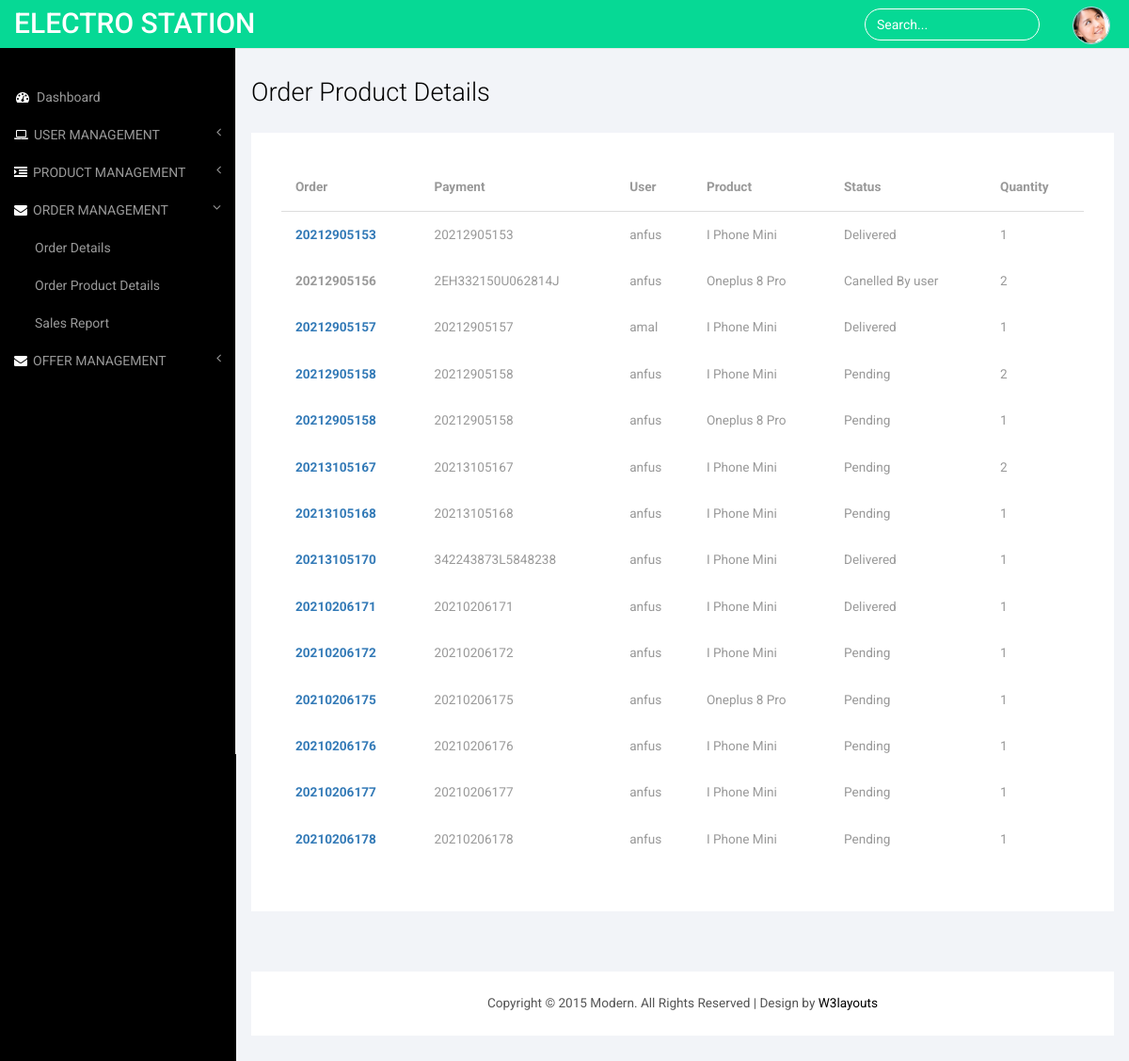
Screenshot of /orders/orderproductdetails (signed in) with the database file from the repository.
### orders/models.py (models this page shows, shortened)
class OrderProduct(models.Model):
    order=models.ForeignKey(Order,on_delete=models.CASCADE)
    payment=models.ForeignKey(Payment,on_delete=models.SET_NULL,blank=True,null=True)
    user=models.ForeignKey(UserData,on_delete=models.CASCADE)
    product=models.ForeignKey(Product,on_delete=models.CASCADE)
    variations = models.ManyToManyField(Variation, blank=True)
    quantity=models.IntegerField()
    product_price=models.FloatField()
    ordered = models.BooleanField(default=False)
    created_at=models.DateTimeField(auto_now_add=True)
    updated_at=models.DateTimeField(auto_now_add=True)
    user_cancel=models.CharField(default=False,max_length=20,null=True)
    status=models.CharField(default='Pending',null=True,max_length=20)

class Order(models.Model):
    STATUS=(
        ('New','New'),
        ('Accepted','Accepted'),
        ('Completed','Completed'),
        ('Cancelled','Cancelled'),
    )
    user= models.ForeignKey(UserData,on_delete=models.SET_NULL,null=True)
    payment=models.ForeignKey(Payment,on_delete=models.SET_NULL,blank=True,null=True)
    order_number=models.CharField(max_length=20)
    first_name=models.CharField(max_length=50)
    last_name=models.CharField(max_length=50)
    phone =models.CharField(max_length=15)
    email=models.EmailField(max_length=50)
    address_line_1=models.CharField(max_length=50)
    address_line_2=models.CharField(max_length=50,blank=True)
    country=models.CharField(max_length=50)
    state=models.CharField(max_length=50)
    city=models.CharField(max_length=50)
    order_note=models.CharField(max_length=100,blank=True)
    order_totel=models.FloatField()
    tax=models.FloatField()
    status=models.CharField(max_length=10,choices=STATUS,default='New')
    ip=models.CharField(blank=True,max_length=20)
    is_ordered=models.BooleanField(default=False)
    created_at=models.DateTimeField(auto_now_add=True)
    updated_at=models.DateTimeField(auto_now_add=True)

class Payment(models.Model):
    user=models.ForeignKey(UserData,on_delete=models.CASCADE)
    payment_id = models.CharField(max_length=100)
    payment_method=models.CharField(max_length=100)
    status=models.CharField(max_length=100)
    created_at=models.DateTimeField(auto_now_add=True)
    amount_paid = models.IntegerField(null=True)
    def __str__(self):
        return self.payment_id

### ecomapp/models.py (models this page shows, shortened)
class UserData(AbstractUser):
    email = models.EmailField(unique=True)
    phone = models.CharField(max_length=20)

class Product(models.Model):
    name=models.CharField(max_length=100,null=True)
    slug=models.SlugField(unique=True)
    category = models.ForeignKey(Category, on_delete=models.CASCADE)
    price=models.FloatField()
    description = models.TextField()
    stock = models.IntegerField()
    image1=models.ImageField(upload_to="products")
    image2=models.ImageField(upload_to="products",default='')
    image3=models.ImageField(upload_to="products",default='')
    image4=models.ImageField(upload_to="products",default='')
    offer_price=models.FloatField(null=True)
    offer_percentage= models.FloatField(null=True)
    def __str__(self):
        return self.name

### orders/views.py (the view)
# urls.py: path('orderproductdetails',views.order_product_details,name='orderproductdetails'),
def order_product_details(request):
    if request.session.has_key('is_logged'):
        orderproduct = OrderProduct.objects.all()
        return render(request,'orderproductdetails.html',{'orderproduct':orderproduct})
    else:
        return redirect('admin_login')

### ecomapp/context_processors.py (called while the page is built)
def menu_link(request):
    links = Category.objects.all()
    return dict(links=links)

def counter(request):
    cart_count=0
    if 'admin' in request.path:
        return{}
    else:
        try:
            cart= Cart.objects.filter(cart_id=_cart_id(request))
            if request.user.is_authenticated:
                cart_items=CartItem.objects.all().filter(user=request.user)
            else:
                cart_items= CartItem.objects.all().filter(cart=cart[:1])
            for cart_item in cart_items:
                cart_count += cart_item.quantity
        except Cart.DoesNotExist:
            cart_count =0
    return dict(cart_count=cart_count)

### ecomapp/views.py (called while the page is built)
def _cart_id(request):
    cart= request.session.session_key
    if not cart:
        cart=request.session.create()
    return cart

### templates/orderproductdetails.html (shortened to what this page needs)
{% load static %}
<!DOCTYPE HTML>
<html>
<head>
<link href="{% static 'css/bootstrap.min.css' %}" rel='stylesheet' type='text/css' />
<link href="{% static 'css/style.css' %}" rel='stylesheet' type='text/css' />
<link href="{% static 'css/font-awesome.css' %}" rel="stylesheet">
</head>
<body>
<div id="wrapper">
        <nav class="top1 navbar navbar-default navbar-static-top" role="navigation" style="margin-bottom: 0">
            <div class="navbar-header">
                <a class="navbar-brand" href="index.html">ELECTRO STATION</a>
            </div>
            <ul class="nav navbar-nav navbar-right">
			    <li class="dropdown">
	        		<a href="#" class="dropdown-toggle avatar" data-toggle="dropdown"><img src="{% static 'images/1.png' %}" alt=""/></a>
	      		</li>
			</ul>
      <form class="navbar-form navbar-right">
        <input type="text" class="form-control" value="Search..." onfocus="this.value = '';" onblur="if (this.value == '') {this.value = 'Search...';}">
      </form>
      <div class="navbar-default sidebar" role="navigation">
          <div class="sidebar-nav navbar-collapse">
              <ul class="nav" id="side-menu">
                  <li>
                      <a href="{% url 'admin_panel' %}"><i class="fa fa-dashboard fa-fw nav_icon"></i>Dashboard</a>
                  </li>
                  <li>
                      <a href="#"><i class="fa fa-laptop nav_icon"></i>USER MANAGEMENT<span class="fa arrow"></span></a>
                  </li>
                  <li>
                    <a href="#"><i class="fa fa-indent nav_icon"></i>PRODUCT MANAGEMENT<span class="fa arrow"></span></a>
                </li>
                  <li>
                      <a href="#"><i class="fa fa-envelope nav_icon"></i>ORDER MANAGEMENT<span class="fa arrow"></span></a>
                      <ul class="nav nav-second-level">
                        <li>
                            <a href="{% url 'orderdetails' %}">Order Details</a>
                        </li>
                        <li>
                          <a href="{% url 'orderproductdetails' %}">Order Product Details</a>
                        </li>
                        <li>
                            <a href="{% url 'salesreport' %}">Sales Report</a>
                        </li>
                      </ul>
                  </li>
                  <li>
                    <a href="#"><i class="fa fa-envelope nav_icon"></i>OFFER MANAGEMENT<span class="fa arrow"></span></a>
                </li>
              </ul>
          </div>
      </div>
  </nav>
        <div id="page-wrapper">
        <div class="col-md-12 graphs">
	   <div class="xs">
  	 <h3>Order Product Details</h3>
  	<div class="bs-example4" data-example-id="contextual-table">
        <div class="col-sm-6">
        </div>
    <table class="table">
      <thead>
        <tr>
            <th>Order</th>
            <th>Payment</th>
            <th>User</th>
            <th>Product</th>
            <th>Status</th>
            <th>Quantity</th>
        </tr>
      </thead>
      <tbody>
        {% for orders in orderproduct %}
                    <tr>
                        {% if orders.user_cancel == 'True' %}
                        <th scope="row">{{orders.order.order_number}}</th>
                        {% else %}
                        <th scope="row"><a href="{% url 'orderproductdetailsadmin' orders.id %}">{{orders.order.order_number}}</a></th>
                        {% endif %}
                        <td>{{orders.payment}}</td>
                        <td>{{orders.user}}</td>
                        <td>{{orders.product}}</td>
                        {% if orders.user_cancel == 'True' %}
                        <td>Canelled By user</td>
                        {% else %}
                        <td>{{orders.status}}</td>
                        {% endif %}
                        <td>{{orders.quantity}}</td>
                    </tr>
                {% endfor %}
      </tbody>
    </table>
   </div>
  <div class="copy_layout">
      <p>Copyright © 2015 Modern. All Rights Reserved | Design by <a href="http://w3layouts.com/" target="_blank">W3layouts</a> </p>
  </div>
   </div>
      </div>
   </div>
<link href="{% static 'css/custom.css' %}" rel="stylesheet">
</body>
</html>

### static/css/style.css (style rules this page uses)
h4, h5, h6, h1, h2, h3 { margin-top: 0; }
ul, ol { margin: 0; }
p { margin: 0; }
html, body { font-family: 'Roboto', sans-serif; font-size: 100%; background:#000; overflow-x: hidden; }
body a { transition:0.5s all; -webkit-transition:0.5s all; -moz-transition:0.5s all; -o-transition:0.5s all; -ms-transition:0.5s all; }
.navbar .navbar-nav li a { padding: 0 10px; line-height: 56px; position: relative; }
.navbar .navbar-nav li .dropdown-toggle.avatar img { height: 40px; -webkit-border-radius: 50em; -moz-border-radius: 50em; border-radius: 50em; border: 1px solid #c0cadd; margin-top: -4px; }
.navbar-default.sidebar { background-color: #000; font-family: 'Roboto', sans-serif; }
nav.top1.navbar.navbar-default.navbar-static-top { background-color:rgb(6, 217, 149); font-family: 'Roboto', sans-serif; }
.navbar-default .navbar-brand { color: #fff !important; font-size: 30px; font-weight: 500; }
.navbar-right { margin-right: 10px !important; }
.navbar-right li { display:inline-block; }
i.nav_icon { color: #fff; margin-right:6px; }
.sidebar ul li a { color: #999; font-size:14px; }
.form-control { background: none !important; border: 1px solid #fff !important; border-radius: 20px !important; box-shadow: none !important; }
.navbar-form.navbar-right input[type="text"] { color: #fff; }
form.navbar-form.navbar-right { margin:9px 0 0 0; }
ul.nav.navbar-nav.navbar-right { height: 51px; }
.sidebar-nav.navbar-collapse { margin: 2em 0 0 0; }
.copy p, .copy_layout p { font-size:0.85em; color:#555; }
.copy p a, .copy_layout p a { color:#000; }
.graphs { padding: 2em 1em; background: #f2f4f8; font-family: 'Roboto', sans-serif; }
.bs-example4 { background: #fff; padding: 2em; }
.xs h3, .widget_head { color:#000; font-size:1.7em; font-weight:300; margin-bottom: 1em; }
.table > thead > tr > th, .table > tbody > tr > th, .table > tfoot > tr > th, .table > thead > tr > td, .table > tbody > tr > td, .table > tfoot > tr > td { border-top: none !important; }
.table > thead > tr > th, .table > tbody > tr > th, .table > tfoot > tr > th, .table > thead > tr > td, .table > tbody > tr > td, .table > tfoot > tr > td { font-size: 0.85em; color: #999; }
.table td, .table>tbody>tr>td, .table>tbody>tr>th, .table>tfoot>tr>td, .table>tfoot>tr>th, .table>thead>tr>td, .table>thead>tr>th { padding:15px !important; }
.table > thead > tr > th { border-bottom: 1px solid #ddd !important; }
.copy_layout { padding:1.5em 0; background:#fff; text-align:center; margin: 4em 0 0em 0; }

### static/css/custom.css (style rules this page uses)
#wrapper { width: 100%; }
#page-wrapper { min-height: 568px; background-color: #fff; }
@media (min-width:768px) { #page-wrapper { position: inherit; margin: 0 0 0 250px; border-left: 1px solid #e7e7e7; } }
.sidebar .sidebar-nav.navbar-collapse { padding-right: 0; padding-left: 0; }
.sidebar .arrow { float: right; }
.sidebar .fa.arrow:before { content: "\f104"; }
.sidebar .active>a>.fa.arrow:before { content: "\f107"; }
.sidebar .nav-second-level li, .sidebar .nav-third-level li { border-bottom: 0!important; }
.sidebar .nav-second-level li a { padding-left: 37px; }
@media (min-width:768px) { .sidebar { z-index: 1; position: absolute; width: 250px; margin-top: 51px; } }

### rows the page displays
OrderProduct: order.order_number "20212905153", payment "20212905153", user "anfus", product "I Phone Mini", status "Delivered", quantity "1"
OrderProduct: order.order_number "20212905156", payment "2EH332150U062814J", user "anfus", product "Oneplus 8 Pro", user_cancel "Canelled By user", quantity "2"
OrderProduct: order.order_number "20212905157", payment "20212905157", user "amal", product "I Phone Mini", status "Delivered", quantity "1"
OrderProduct: order.order_number "20212905158", payment "20212905158", user "anfus", product "I Phone Mini", status "Pending", quantity "2"
OrderProduct: order.order_number "20212905158", payment "20212905158", user "anfus", product "Oneplus 8 Pro", status "Pending", quantity "1"
OrderProduct: order.order_number "20213105167", payment "20213105167", user "anfus", product "I Phone Mini", status "Pending", quantity "2"
OrderProduct: order.order_number "20213105168", payment "20213105168", user "anfus", product "I Phone Mini", status "Pending", quantity "1"
OrderProduct: order.order_number "20213105170", payment "342243873L5848238", user "anfus", product "I Phone Mini", status "Delivered", quantity "1"
OrderProduct: order.order_number "20210206171", payment "20210206171", user "anfus", product "I Phone Mini", status "Delivered", quantity "1"
OrderProduct: order.order_number "20210206172", payment "20210206172", user "anfus", product "I Phone Mini", status "Pending", quantity "1"
OrderProduct: order.order_number "20210206175", payment "20210206175", user "anfus", product "Oneplus 8 Pro", status "Pending", quantity "1"
OrderProduct: order.order_number "20210206176", payment "20210206176", user "anfus", product "I Phone Mini", status "Pending", quantity "1"
OrderProduct: order.order_number "20210206177", payment "20210206177", user "anfus", product "I Phone Mini", status "Pending", quantity "1"
OrderProduct: order.order_number "20210206178", payment "20210206178", user "anfus", product "I Phone Mini", status "Pending", quantity "1"
